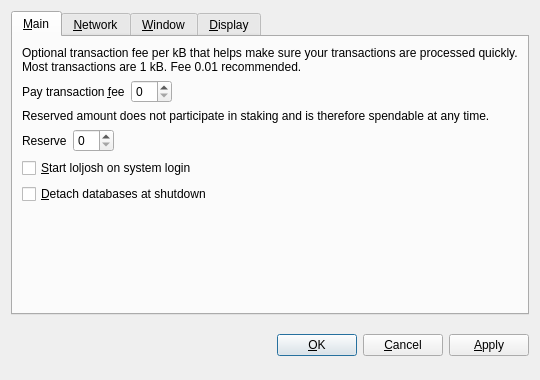
<?xml version="1.0" encoding="UTF-8"?>
<ui version="4.0">
 <class>OptionsDialog</class>
 <widget class="QDialog" name="OptionsDialog">
  <property name="geometry">
   <rect>
    <x>0</x>
    <y>0</y>
    <width>540</width>
    <height>380</height>
   </rect>
  </property>
  <property name="windowTitle">
   <string>Options</string>
  </property>
  <property name="modal">
   <bool>true</bool>
  </property>
  <layout class="QVBoxLayout" name="verticalLayout">
   <item>
    <widget class="QTabWidget" name="tabWidget">
     <property name="tabPosition">
      <enum>QTabWidget::North</enum>
     </property>
     <property name="currentIndex">
      <number>0</number>
     </property>
     <widget class="QWidget" name="tabMain">
      <attribute name="title">
       <string>&amp;Main</string>
      </attribute>
      <layout class="QVBoxLayout" name="verticalLayout_Main">
       <item>
        <widget class="QLabel" name="transactionFeeInfoLabel">
         <property name="text">
          <string>Optional transaction fee per kB that helps make sure your transactions are processed quickly. Most transactions are 1 kB. Fee 0.01 recommended.</string>
         </property>
         <property name="textFormat">
          <enum>Qt::PlainText</enum>
         </property>
         <property name="wordWrap">
          <bool>true</bool>
         </property>
        </widget>
       </item>
       <item>
        <layout class="QHBoxLayout" name="horizontalLayoutFee">
         <item>
          <widget class="QLabel" name="transactionFeeLabel">
           <property name="text">
            <string>Pay transaction &amp;fee</string>
           </property>
           <property name="textFormat">
            <enum>Qt::PlainText</enum>
           </property>
           <property name="buddy">
            <cstring>transactionFee</cstring>
           </property>
          </widget>
         </item>
         <item>
          <widget class="BitcoinAmountField" name="transactionFee"/>
         </item>
         <item>
          <spacer name="horizontalSpacerFee">
           <property name="orientation">
            <enum>Qt::Horizontal</enum>
           </property>
           <property name="sizeHint" stdset="0">
            <size>
             <width>40</width>
             <height>20</height>
            </size>
           </property>
          </spacer>
         </item>
        </layout>
       </item>
       <item>
        <widget class="QLabel" name="reserveBalanceInfoLabel">
         <property name="text">
          <string>Reserved amount does not participate in staking and is therefore spendable at any time.</string>
         </property>
         <property name="textFormat">
          <enum>Qt::PlainText</enum>
         </property>
         <property name="wordWrap">
          <bool>true</bool>
         </property>
        </widget>
       </item>
       <item>
        <layout class="QHBoxLayout" name="horizontalLayoutReserveBalance">
         <item>
          <widget class="QLabel" name="reserveBalanceLabel">
           <property name="text">
            <string>Reserve</string>
           </property>
           <property name="textFormat">
            <enum>Qt::PlainText</enum>
           </property>
           <property name="buddy">
            <cstring>reserveBalance</cstring>
           </property>
          </widget>
         </item>
         <item>
          <widget class="BitcoinAmountField" name="reserveBalance"/>
         </item>
         <item>
          <spacer name="horizontalSpacerReserveBalance">
           <property name="orientation">
            <enum>Qt::Horizontal</enum>
           </property>
           <property name="sizeHint" stdset="0">
            <size>
             <width>40</width>
             <height>20</height>
            </size>
           </property>
          </spacer>
         </item>
        </layout>
       </item>
       <item>
        <widget class="QCheckBox" name="bitcoinAtStartup">
         <property name="toolTip">
          <string>Automatically start loljosh after logging in to the system.</string>
         </property>
         <property name="text">
          <string>&amp;Start loljosh on system login</string>
         </property>
        </widget>
       </item>
       <item>
        <widget class="QCheckBox" name="detachDatabases">
         <property name="toolTip">
          <string>Detach block and address databases at shutdown. This means they can be moved to another data directory, but it slows down shutdown. The wallet is always detached.</string>
         </property>
         <property name="text">
          <string>&amp;Detach databases at shutdown</string>
         </property>
        </widget>
       </item>
       <item>
        <spacer name="verticalSpacer_Main">
         <property name="orientation">
          <enum>Qt::Vertical</enum>
         </property>
         <property name="sizeHint" stdset="0">
          <size>
           <width>20</width>
           <height>40</height>
          </size>
         </property>
        </spacer>
       </item>
      </layout>
     </widget>
     <widget class="QWidget" name="tabNetwork">
      <attribute name="title">
       <string>&amp;Network</string>
      </attribute>
      <layout class="QVBoxLayout" name="verticalLayout_Network">
       <item>
        <widget class="QCheckBox" name="mapPortUpnp">
         <property name="toolTip">
          <string>Automatically open the loljosh client port on the router. This only works when your router supports UPnP and it is enabled.</string>
         </property>
         <property name="text">
          <string>Map port using &amp;UPnP</string>
         </property>
        </widget>
       </item>
       <item>
        <widget class="QCheckBox" name="connectSocks">
         <property name="toolTip">
          <string>Connect to the loljosh network through a SOCKS proxy (e.g. when connecting through Tor).</string>
         </property>
         <property name="text">
          <string>&amp;Connect through SOCKS proxy:</string>
         </property>
        </widget>
       </item>
       <item>
        <layout class="QHBoxLayout" name="horizontalLayout_Network">
         <item>
          <widget class="QLabel" name="proxyIpLabel">
           <property name="text">
            <string>Proxy &amp;IP:</string>
           </property>
           <property name="textFormat">
            <enum>Qt::PlainText</enum>
           </property>
           <property name="buddy">
            <cstring>proxyIp</cstring>
           </property>
          </widget>
         </item>
         <item>
          <widget class="QValidatedLineEdit" name="proxyIp">
           <property name="maximumSize">
            <size>
             <width>140</width>
             <height>16777215</height>
            </size>
           </property>
           <property name="toolTip">
            <string>IP address of the proxy (e.g. 127.0.0.1)</string>
           </property>
          </widget>
         </item>
         <item>
          <widget class="QLabel" name="proxyPortLabel">
           <property name="text">
            <string>&amp;Port:</string>
           </property>
           <property name="textFormat">
            <enum>Qt::PlainText</enum>
           </property>
           <property name="buddy">
            <cstring>proxyPort</cstring>
           </property>
          </widget>
         </item>
         <item>
          <widget class="QLineEdit" name="proxyPort">
           <property name="maximumSize">
            <size>
             <width>55</width>
             <height>16777215</height>
            </size>
           </property>
           <property name="toolTip">
            <string>Port of the proxy (e.g. 9050)</string>
           </property>
          </widget>
         </item>
         <item>
          <widget class="QLabel" name="socksVersionLabel">
           <property name="text">
            <string>SOCKS &amp;Version:</string>
           </property>
           <property name="textFormat">
            <enum>Qt::PlainText</enum>
           </property>
           <property name="buddy">
            <cstring>socksVersion</cstring>
           </property>
          </widget>
         </item>
         <item>
          <widget class="QValueComboBox" name="socksVersion">
           <property name="toolTip">
            <string>SOCKS version of the proxy (e.g. 5)</string>
           </property>
          </widget>
         </item>
         <item>
          <spacer name="horizontalSpacer_Network">
           <property name="orientation">
            <enum>Qt::Horizontal</enum>
           </property>
           <property name="sizeHint" stdset="0">
            <size>
             <width>40</width>
             <height>20</height>
            </size>
           </property>
          </spacer>
         </item>
        </layout>
       </item>
       <item>
        <spacer name="verticalSpacer_Network">
         <property name="orientation">
          <enum>Qt::Vertical</enum>
         </property>
         <property name="sizeHint" stdset="0">
          <size>
           <width>20</width>
           <height>40</height>
          </size>
         </property>
        </spacer>
       </item>
      </layout>
     </widget>
     <widget class="QWidget" name="tabWindow">
      <attribute name="title">
       <string>&amp;Window</string>
      </attribute>
      <layout class="QVBoxLayout" name="verticalLayout_Window">
       <item>
        <widget class="QCheckBox" name="minimizeToTray">
         <property name="toolTip">
          <string>Show only a tray icon after minimizing the window.</string>
         </property>
         <property name="text">
          <string>&amp;Minimize to the tray instead of the taskbar</string>
         </property>
        </widget>
       </item>
       <item>
        <widget class="QCheckBox" name="minimizeOnClose">
         <property name="toolTip">
          <string>Minimize instead of exit the application when the window is closed. When this option is enabled, the application will be closed only after selecting Quit in the menu.</string>
         </property>
         <property name="text">
          <string>M&amp;inimize on close</string>
         </property>
        </widget>
       </item>
       <item>
        <spacer name="verticalSpacer_Window">
         <property name="orientation">
          <enum>Qt::Vertical</enum>
         </property>
         <property name="sizeHint" stdset="0">
          <size>
           <width>20</width>
           <height>40</height>
          </size>
         </property>
        </spacer>
       </item>
      </layout>
     </widget>
     <widget class="QWidget" name="tabDisplay">
      <attribute name="title">
       <string>&amp;Display</string>
      </attribute>
      <layout class="QVBoxLayout" name="verticalLayout_Display">
       <item>
        <layout class="QHBoxLayout" name="horizontalLayout_1_Display">
         <item>
          <widget class="QLabel" name="langLabel">
           <property name="text">
            <string>User Interface &amp;language:</string>
           </property>
           <property name="textFormat">
            <enum>Qt::PlainText</enum>
           </property>
           <property name="buddy">
            <cstring>lang</cstring>
           </property>
          </widget>
         </item>
         <item>
          <widget class="QValueComboBox" name="lang">
           <property name="toolTip">
            <string>The user interface language can be set here. This setting will take effect after restarting loljosh.</string>
           </property>
          </widget>
         </item>
        </layout>
       </item>
       <item>
        <layout class="QHBoxLayout" name="horizontalLayout_2_Display">
         <item>
          <widget class="QLabel" name="unitLabel">
           <property name="text">
            <string>&amp;Unit to show amounts in:</string>
           </property>
           <property name="textFormat">
            <enum>Qt::PlainText</enum>
           </property>
           <property name="buddy">
            <cstring>unit</cstring>
           </property>
          </widget>
         </item>
         <item>
          <widget class="QValueComboBox" name="unit">
           <property name="toolTip">
            <string>Choose the default subdivision unit to show in the interface and when sending coins.</string>
           </property>
          </widget>
         </item>
        </layout>
       </item>
       <item>
        <widget class="QCheckBox" name="displayAddresses">
         <property name="toolTip">
          <string>Whether to show loljosh addresses in the transaction list or not.</string>
         </property>
         <property name="text">
          <string>&amp;Display addresses in transaction list</string>
         </property>
        </widget>
       </item>
       <item>
        <widget class="QCheckBox" name="coinControlFeatures">
         <property name="toolTip">
          <string>Whether to show coin control features or not.</string>
         </property>
         <property name="text">
          <string>Display coin &amp;control features (experts only!)</string>
         </property>
        </widget>
       </item>
       <item>
        <spacer name="verticalSpacer_Display">
         <property name="orientation">
          <enum>Qt::Vertical</enum>
         </property>
         <property name="sizeHint" stdset="0">
          <size>
           <width>20</width>
           <height>40</height>
          </size>
         </property>
        </spacer>
       </item>
      </layout>
     </widget>
    </widget>
   </item>
   <item>
    <layout class="QHBoxLayout" name="horizontalLayout_Buttons">
     <item>
      <spacer name="horizontalSpacer_1">
       <property name="orientation">
        <enum>Qt::Horizontal</enum>
       </property>
       <property name="sizeHint" stdset="0">
        <size>
         <width>40</width>
         <height>48</height>
        </size>
       </property>
      </spacer>
     </item>
     <item>
      <widget class="QLabel" name="statusLabel">
       <property name="font">
        <font>
         <weight>75</weight>
         <bold>true</bold>
        </font>
       </property>
       <property name="text">
        <string/>
       </property>
       <property name="textFormat">
        <enum>Qt::PlainText</enum>
       </property>
       <property name="wordWrap">
        <bool>true</bool>
       </property>
      </widget>
     </item>
     <item>
      <spacer name="horizontalSpacer_2">
       <property name="orientation">
        <enum>Qt::Horizontal</enum>
       </property>
       <property name="sizeHint" stdset="0">
        <size>
         <width>40</width>
         <height>48</height>
        </size>
       </property>
      </spacer>
     </item>
     <item>
      <widget class="QPushButton" name="okButton">
       <property name="text">
        <string>&amp;OK</string>
       </property>
      </widget>
     </item>
     <item>
      <widget class="QPushButton" name="cancelButton">
       <property name="text">
        <string>&amp;Cancel</string>
       </property>
       <property name="autoDefault">
        <bool>false</bool>
       </property>
      </widget>
     </item>
     <item>
      <widget class="QPushButton" name="applyButton">
       <property name="text">
        <string>&amp;Apply</string>
       </property>
       <property name="autoDefault">
        <bool>false</bool>
       </property>
      </widget>
     </item>
    </layout>
   </item>
  </layout>
 </widget>
 <customwidgets>
  <customwidget>
   <class>BitcoinAmountField</class>
   <extends>QSpinBox</extends>
   <header>bitcoinamountfield.h</header>
  </customwidget>
  <customwidget>
   <class>QValueComboBox</class>
   <extends>QComboBox</extends>
   <header>qvaluecombobox.h</header>
  </customwidget>
  <customwidget>
   <class>QValidatedLineEdit</class>
   <extends>QLineEdit</extends>
   <header>qvalidatedlineedit.h</header>
  </customwidget>
 </customwidgets>
 <resources/>
 <connections/>
</ui>
